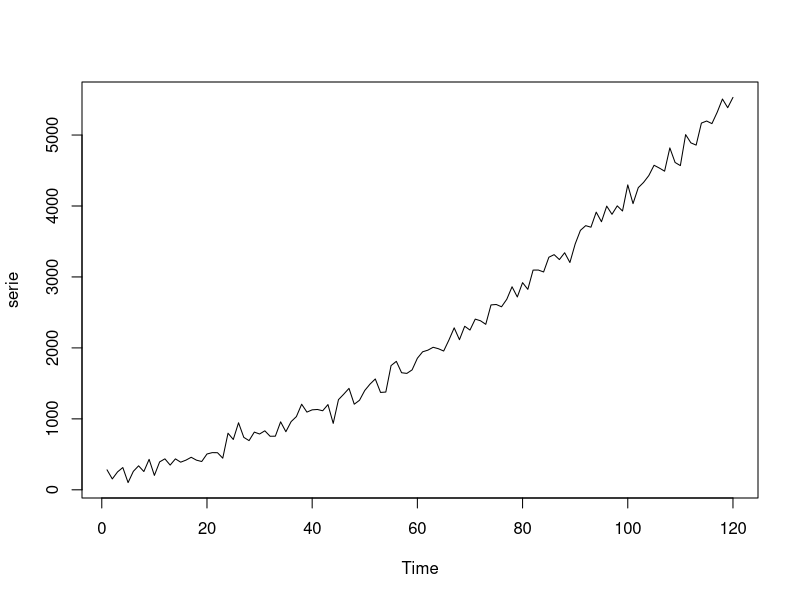
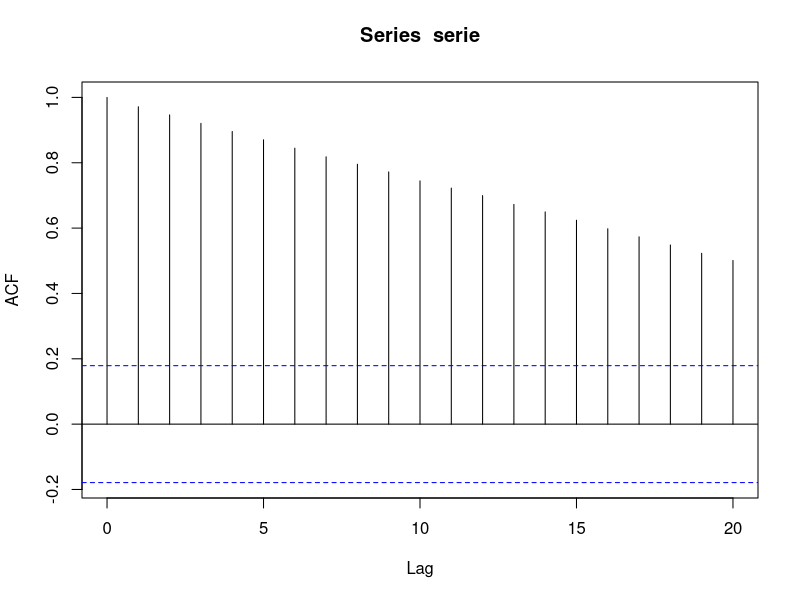
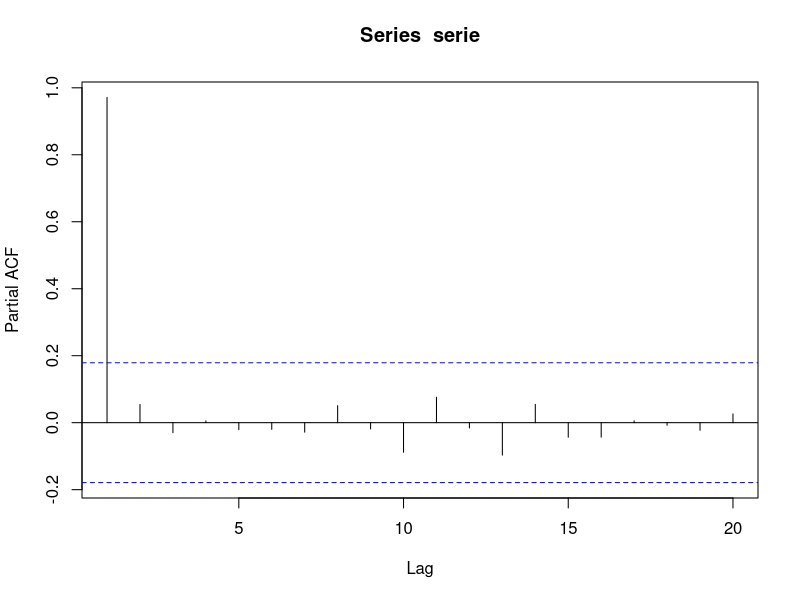
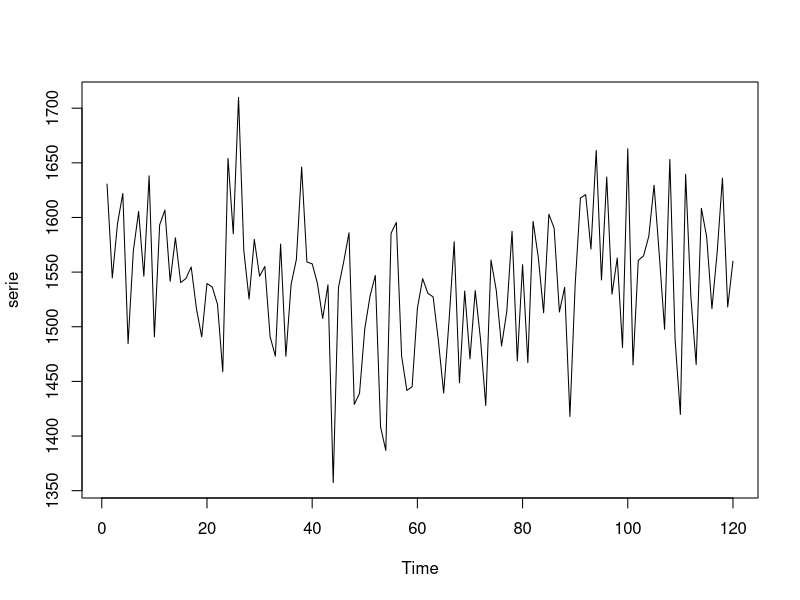

Source code (R) for these figures, in order:
library(tidyverse)
library(forecast)
library(urca)


### Série do número diário de usuários ativos (DAUs) -----------------------------

# Número de observações
n <- 120
# Componente aleatório
set.seed(50)
noise <- rnorm(n, mean = 200, sd = 100)
# Componente de tendência
trend <- 15.67
# Componente estocástico
t <- 1:120
stochastic_component <- (10.32 * t) + (0.287 * (t ^ 2))

### A série temporal deste exemplo:
serie <- ts(trend + stochastic_component + noise)
plot.ts(serie)




### Análise das funções autoregressivas (FAC e FACP):
# Gráfico da FAC apresenta uma queda lenta e prolongada.
# Isso indica que a série se encaixa em um processo
# autoregressivo.
acf(serie)

# Gráfico da FACP apresenta um grande pico na primeira lag
# da série, porém, seu valor cai subitamente já a partir da
# segunda lag. Isso é uma característica clássica de um
# processo autoregressivo de ordem 1, isto é, um modelo AR(1).
pacf(serie)



### Teste de Raiz Unitária (Dickey-Fuller):
# Estatística de -1,2335 não foi capaz de rejeitar a hipótese
# nula do teste;
summary(urca::ur.df(serie, type = "trend"))


# Em primeira diferença, a série produz estatísticas que rejeitam
# a hipótese nula nas três especificações do teste; Logo,
# a série é estacionária em primeira diferença
serie_df <- diff(serie)
summary(urca::ur.df(serie_df, type = "none"))
summary(urca::ur.df(serie_df, type = "drift"))
summary(urca::ur.df(serie_df, type = "trend"))




### Cálculo dos modelos candidatos:
# Modelo 1:
modelo <- forecast::Arima(serie, order = c(1, 1, 0))
summary(modelo)

# Modelo 2:
modelo <- forecast::Arima(serie, order = c(1, 1, 0), include.drift = TRUE)
summary(modelo)

# Modelo 3:
modelo <- forecast::Arima(serie, order = c(0, 1, 1))
summary(modelo)

# Modelo 4:
modelo <- forecast::Arima(serie, order = c(0, 1, 1), include.drift = TRUE)
summary(modelo)



### O modelo 4 é o que apresenta o meno AIC.
previsoes <- forecast::forecast(
  modelo,
  h = 20   # Número de períodos a frente para serem previstos pelo modelo
)






pl <- autoplot(previsoes) +
  labs(
    title = "Número diário de usuários ativos (DAUs)",
    x = "Dias"
  ) +
  theme(
    text = element_text(family = "Segoe UI", size = 13, color = "#222222"),
    plot.title.position = "plot",
    plot.title = element_text(face = "bold", size = 16),
    axis.title.y = element_blank()
  )


ragg::agg_png("Figuras/serie-aletoria.png", width = 2000, height = 1000, res = 300)
print(pl)
dev.off()














### Série queda nas vendas -------------------------------------

# Número de observações
n <- 120
# Componente aleatório
set.seed(50)
noise <- rnorm(n, mean = 100, sd = 60)
# Componente estocástico
t <- 1:120
stochastic_component <- (-2.45 * t) + (0.02 * (t ^ 2))

### A série temporal deste exemplo:
serie <- ts(stochastic_component + noise + 1500)
plot.ts(serie)




pl <- tibble(x = seq_len(n), y = serie) %>% 
  ggplot() +
  geom_line(
    aes(x = x, y = y)
  ) +
  scale_y_continuous(limits = c(0, max(serie) + 200)) +
  labs(
    title = "Número diário de doces vendidos",
    x = "Dias",
    subtitle = "Um contato inteligente para venda de bolos, doces e salgados"
  ) +
  theme(
    text = element_text(family = "Segoe UI", size = 13, color = "#222222"),
    plot.subtitle = element_text(family = "Roboto Condensed"),
    plot.title.position = "plot",
    plot.title = element_text(face = "bold", size = 16),
    axis.title.y = element_blank()
  )




ragg::agg_png("Figuras/vendas-estagnada.png", width = 2000, height = 1000, res = 300)
print(pl)
dev.off()







### Série aumento expressivo nas mensagens -------------------------------------

set.seed(10)
base <- rnorm(140, mean = 5000, sd = 1500)
fatores <- c(1, 0.9, 0.82, 0.68, 0.61, 0.55, 0.2)
fatores <- rep(fatores, times =  20)
base <- base * fatores


### Adicionando uma quebra à série temporal
base[80:119] <- base[80:119] + c(
  5200, 4000, 5300, 3600, 3800, 4000, 3800, 3800,
  4100, 4200, 4300, 4600, 5000, 4200, 5300, 5600,
  3100, 3000, 3400, 3700, 6200, 6300, 6400, 6000,
  7000, 6300, 6000, 6500, 7000, 7200, 6300, 5100,
  5600, 5500, 6200, 7000, 6800, 6000, 6100, 6300
) + 2000

serie <- base[1:119]


pl <- tibble(x = seq_along(serie), y = serie) %>% 
  ggplot() +
  geom_line(
    aes(x = x, y = y)
  ) +
  labs(
    title = "Número de mensagens enviadas pelo contato inteligente",
    x = "Dias",
    subtitle = "Porque o número de mensagens subiu drasticamente se o número de\nusuários permaneceu o mesmo?"
  ) +
  theme(
    text = element_text(family = "Segoe UI", size = 13, color = "#222222"),
    plot.subtitle = element_text(family = "Roboto Condensed", margin = margin(b = 20)),
    plot.title.position = "plot",
    plot.title = element_text(face = "bold", size = 16),
    axis.title.y = element_blank()
  )


ragg::agg_png("Figuras/mensagens-aumento-drastico.png", width = 2200, height = 1400, res = 300)
print(pl)
dev.off()
